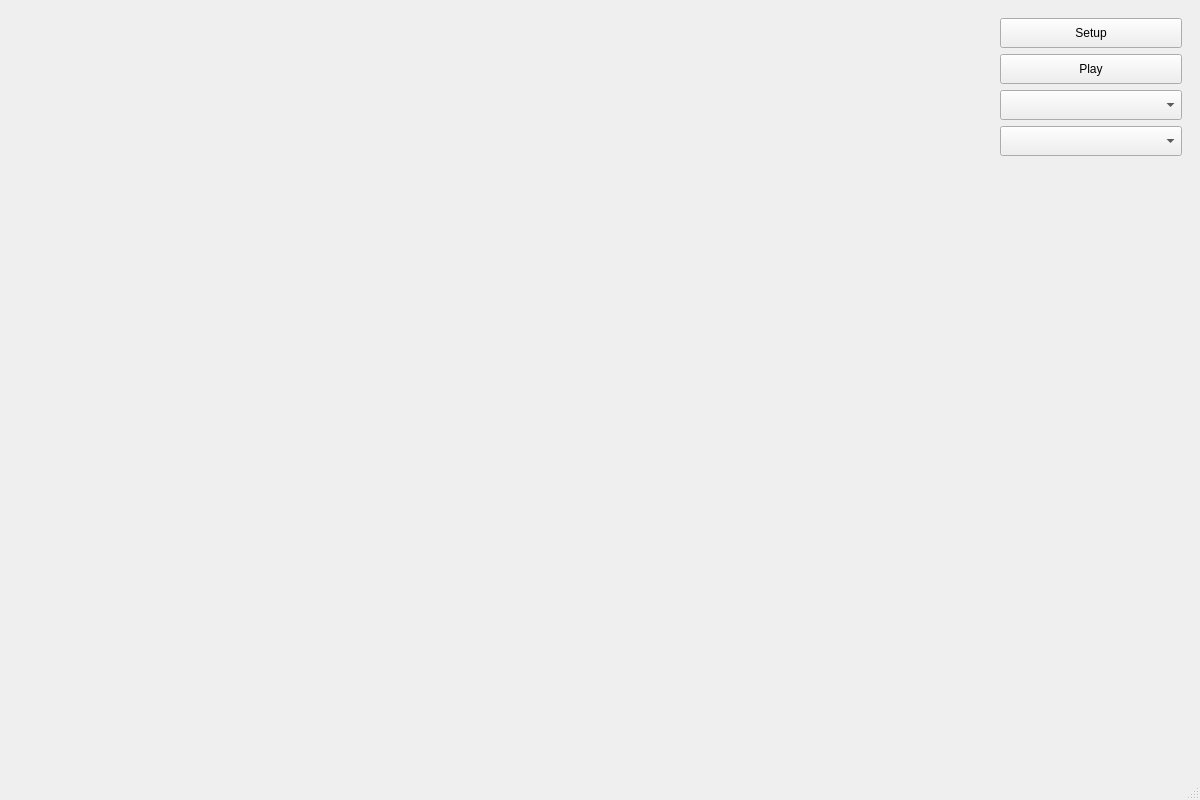
<?xml version="1.0" encoding="UTF-8"?>
<ui version="4.0">
 <class>MainWindow</class>
 <widget class="QMainWindow" name="MainWindow">
  <property name="geometry">
   <rect>
    <x>0</x>
    <y>0</y>
    <width>1200</width>
    <height>800</height>
   </rect>
  </property>
  <property name="windowTitle">
   <string>Synth</string>
  </property>
  <widget class="QWidget" name="centralWidgetFrame">
   <layout class="QHBoxLayout" name="mainHorizontalLayout">
    <property name="spacing">
     <number>6</number>
    </property>
    <property name="leftMargin">
     <number>9</number>
    </property>
    <property name="topMargin">
     <number>9</number>
    </property>
    <property name="rightMargin">
     <number>9</number>
    </property>
    <property name="bottomMargin">
     <number>9</number>
    </property>
    <item>
     <widget class="QWidget" name="graphPanelContainer" native="true">
      <property name="sizePolicy">
       <sizepolicy hsizetype="Expanding" vsizetype="Expanding">
        <horstretch>0</horstretch>
        <verstretch>0</verstretch>
       </sizepolicy>
      </property>
      <property name="minimumSize">
       <size>
        <width>400</width>
        <height>300</height>
       </size>
      </property>
      <layout class="QVBoxLayout" name="graphPanelLayout">
       <property name="spacing">
        <number>0</number>
       </property>
       <property name="leftMargin">
        <number>0</number>
       </property>
       <property name="topMargin">
        <number>0</number>
       </property>
       <property name="rightMargin">
        <number>0</number>
       </property>
       <property name="bottomMargin">
        <number>0</number>
       </property>
      </layout>
     </widget>
    </item>
    <item>
     <widget class="QWidget" name="controlPanel" native="true">
      <property name="sizePolicy">
       <sizepolicy hsizetype="Fixed" vsizetype="Expanding">
        <horstretch>0</horstretch>
        <verstretch>0</verstretch>
       </sizepolicy>
      </property>
      <property name="minimumSize">
       <size>
        <width>200</width>
        <height>0</height>
       </size>
      </property>
      <property name="maximumSize">
       <size>
        <width>250</width>
        <height>16777215</height>
       </size>
      </property>
      <layout class="QVBoxLayout" name="controlPanelLayout">
       <item>
        <widget class="QPushButton" name="setupButton">
         <property name="minimumSize">
          <size>
           <width>0</width>
           <height>30</height>
          </size>
         </property>
         <property name="text">
          <string>Setup</string>
         </property>
        </widget>
       </item>
       <item>
        <widget class="QPushButton" name="startStopButton">
         <property name="minimumSize">
          <size>
           <width>0</width>
           <height>30</height>
          </size>
         </property>
         <property name="text">
          <string>Play</string>
         </property>
        </widget>
       </item>
       <item>
        <widget class="QComboBox" name="addModuleBox">
         <property name="minimumSize">
          <size>
           <width>0</width>
           <height>30</height>
          </size>
         </property>
         <property name="placeholderText">
          <string>Add Module</string>
         </property>
        </widget>
       </item>
       <item>
        <widget class="QComboBox" name="addModulatorBox">
         <property name="minimumSize">
          <size>
           <width>0</width>
           <height>30</height>
          </size>
         </property>
         <property name="placeholderText">
          <string>Add Modulator</string>
         </property>
        </widget>
       </item>
       <item>
        <spacer name="verticalSpacer">
         <property name="orientation">
          <enum>Qt::Orientation::Vertical</enum>
         </property>
         <property name="sizeHint" stdset="0">
          <size>
           <width>20</width>
           <height>40</height>
          </size>
         </property>
        </spacer>
       </item>
      </layout>
     </widget>
    </item>
   </layout>
  </widget>
  <widget class="QMenuBar" name="menubar">
   <property name="geometry">
    <rect>
     <x>0</x>
     <y>0</y>
     <width>1200</width>
     <height>24</height>
    </rect>
   </property>
  </widget>
  <widget class="QStatusBar" name="statusbar"/>
 </widget>
 <resources/>
 <connections/>
</ui>
